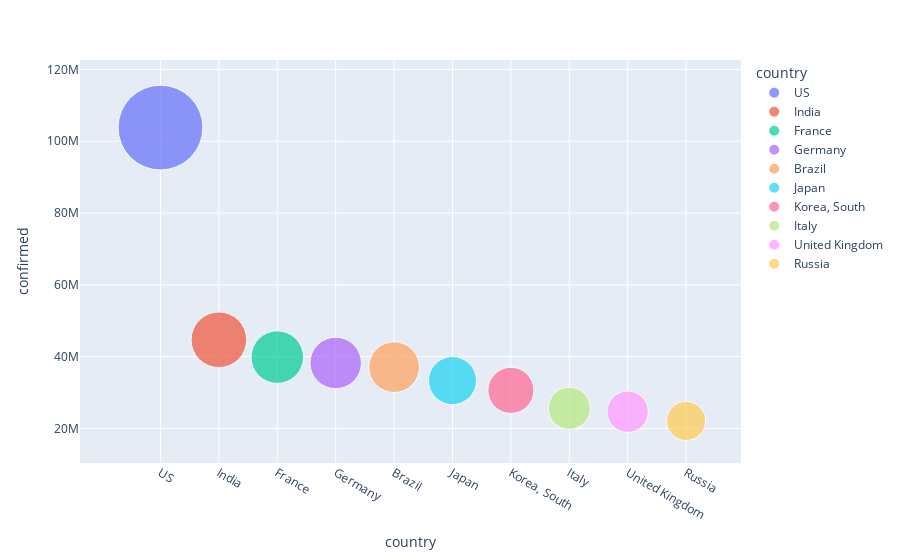

Notebook code for this chart:
### Code cell
fig = px.scatter(sorted_country_df.head(10), x='country', y='confirmed', size='confirmed',
                color='country', hover_name="country", size_max=60)
fig.update_layout()
fig.show()

### Figure 1 — Plotly figure (JSON) as saved in the notebook; plotly's stock layout.template omitted (floating-point values rounded to 4 significant figures)
{"data": [{"hovertemplate": "<b>%{hovertext}</b><br><br>country=%{x}<br>confirmed=%{marker.size}<extra></extra>", "hovertext": ["US"], "legendgroup": "US", "marker": {"color": "#636efa", "size": [103804263], "sizemode": "area", "sizeref": 28830.0, "symbol": "circle"}, "mode": "markers", "name": "US", "orientation": "v", "showlegend": true, "type": "scatter", "x": ["US"], "xaxis": "x", "y": [103804263], "yaxis": "y"}, {"hovertemplate": "<b>%{hovertext}</b><br><br>country=%{x}<br>confirmed=%{marker.size}<extra></extra>", "hovertext": ["India"], "legendgroup": "India", "marker": {"color": "#EF553B", "size": [44690738], "sizemode": "area", "sizeref": 28830.0, "symbol": "circle"}, "mode": "markers", "name": "India", "orientation": "v", "showlegend": true, "type": "scatter", "x": ["India"], "xaxis": "x", "y": [44690738], "yaxis": "y"}, {"hovertemplate": "<b>%{hovertext}</b><br><br>country=%{x}<br>confirmed=%{marker.size}<extra></extra>", "hovertext": ["France"], "legendgroup": "France", "marker": {"color": "#00cc96", "size": [39866718], "sizemode": "area", "sizeref": 28830.0, "symbol": "circle"}, "mode": "markers", "name": "France", "orientation": "v", "showlegend": true, "type": "scatter", "x": ["France"], "xaxis": "x", "y": [39866718], "yaxis": "y"}, {"hovertemplate": "<b>%{hovertext}</b><br><br>country=%{x}<br>confirmed=%{marker.size}<extra></extra>", "hovertext": ["Germany"], "legendgroup": "Germany", "marker": {"color": "#ab63fa", "size": [38249060], "sizemode": "area", "sizeref": 28830.0, "symbol": "circle"}, "mode": "markers", "name": "Germany", "orientation": "v", "showlegend": true, "type": "scatter", "x": ["Germany"], "xaxis": "x", "y": [38249060], "yaxis": "y"}, {"hovertemplate": "<b>%{hovertext}</b><br><br>country=%{x}<br>confirmed=%{marker.size}<extra></extra>", "hovertext": ["Brazil"], "legendgroup": "Brazil", "marker": {"color": "#FFA15A", "size": [37085675], "sizemode": "area", "sizeref": 28830.0, "symbol": "circle"}, "mode": "markers", "name": "Brazil", "orientation": "v", "showlegend": true, "type": "scatter", "x": ["Brazil"], "xaxis": "x", "y": [37085675], "yaxis": "y"}, {"hovertemplate": "<b>%{hovertext}</b><br><br>country=%{x}<br>confirmed=%{marker.size}<extra></extra>", "hovertext": ["Japan"], "legendgroup": "Japan", "marker": {"color": "#19d3f3", "size": [33329551], "sizemode": "area", "sizeref": 28830.0, "symbol": "circle"}, "mode": "markers", "name": "Japan", "orientation": "v", "showlegend": true, "type": "scatter", "x": ["Japan"], "xaxis": "x", "y": [33329551], "yaxis": "y"}, {"hovertemplate": "<b>%{hovertext}</b><br><br>country=%{x}<br>confirmed=%{marker.size}<extra></extra>", "hovertext": ["Korea, South"], "legendgroup": "Korea, South", "marker": {"color": "#FF6692", "size": [30615522], "sizemode": "area", "sizeref": 28830.0, "symbol": "circle"}, "mode": "markers", "name": "Korea, South", "orientation": "v", "showlegend": true, "type": "scatter", "x": ["Korea, South"], "xaxis": "x", "y": [30615522], "yaxis": "y"}, {"hovertemplate": "<b>%{hovertext}</b><br><br>country=%{x}<br>confirmed=%{marker.size}<extra></extra>", "hovertext": ["Italy"], "legendgroup": "Italy", "marker": {"color": "#B6E880", "size": [25603510], "sizemode": "area", "sizeref": 28830.0, "symbol": "circle"}, "mode": "markers", "name": "Italy", "orientation": "v", "showlegend": true, "type": "scatter", "x": ["Italy"], "xaxis": "x", "y": [25603510], "yaxis": "y"}, {"hovertemplate": "<b>%{hovertext}</b><br><br>country=%{x}<br>confirmed=%{marker.size}<extra></extra>", "hovertext": ["United Kingdom"], "legendgroup": "United Kingdom", "marker": {"color": "#FF97FF", "size": [24658705], "sizemode": "area", "sizeref": 28830.0, "symbol": "circle"}, "mode": "markers", "name": "United Kingdom", "orientation": "v", "showlegend": true, "type": "scatter", "x": ["United Kingdom"], "xaxis": "x", "y": [24658705], "yaxis": "y"}, {"hovertemplate": "<b>%{hovertext}</b><br><br>country=%{x}<br>confirmed=%{marker.size}<extra></extra>", "hovertext": ["Russia"], "legendgroup": "Russia", "marker": {"color": "#FECB52", "size": [22086064], "sizemode": "area", "sizeref": 28830.0, "symbol": "circle"}, "mode": "markers", "name": "Russia", "orientation": "v", "showlegend": true, "type": "scatter", "x": ["Russia"], "xaxis": "x", "y": [22086064], "yaxis": "y"}], "layout": {"autosize": true, "legend": {"itemsizing": "constant", "title": {"text": "country"}, "tracegroupgap": 0}, "margin": {"t": 60}, "xaxis": {"anchor": "y", "autorange": true, "categoryarray": ["US", "India", "France", "Germany", "Brazil", "Japan", "Korea, South", "Italy", "United Kingdom", "Russia"], "categoryorder": "array", "domain": [0, 1], "range": [-1.978, 10.24], "title": {"text": "country"}, "type": "category"}, "yaxis": {"anchor": "x", "autorange": true, "domain": [0, 1], "range": [-1450000.0, 146200000.0], "title": {"text": "confirmed"}, "type": "linear"}}}
